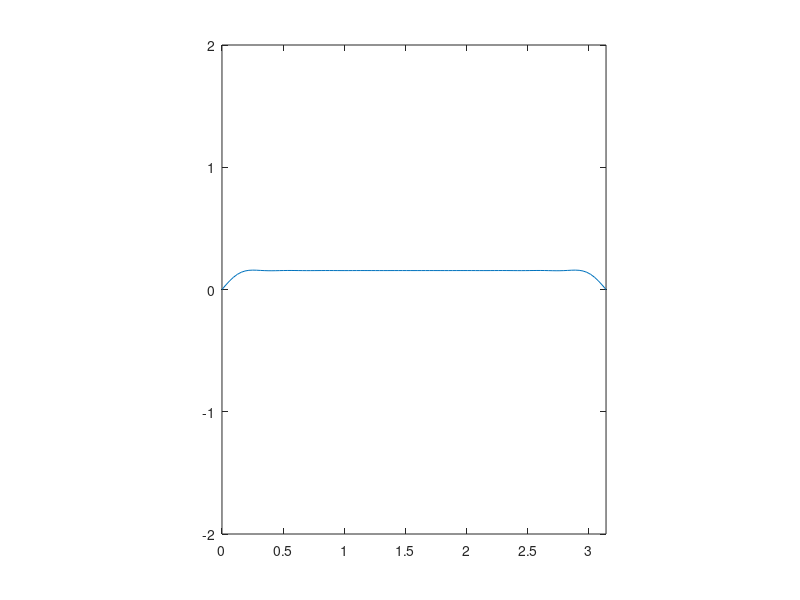

This figure's MATLAB source:
%% ME 3001 - Mechanical Engineering Analysis
%
% Tristan Hill - Modified from Dr. Han - summer 2014
%                Modified again        - spring 2015
%                Modified again to be wave eq   
%                Once again in Fall 2019 - TWH
%
% Solving Linear, 2nd order Partial Differential Equations
%   using Separation of Variables and the Fourier Series 
%
% Example: A plucked string , the wave equation
%% 

% symetric boundary condition 

clc
close all
clear variables

L=pi; %length of solid
n=100;%number of divisions
dx=L/n;%increment of x dimension,(m) 
x=0:dx:L;%x-coordinate

c=9; %wave speed

plotY=[]; %store T for ploting afterwards

prof_inc=1; %time between temp profiles

dt=.05;
tfinal=10;
time=0:dt:tfinal;

figure(1)
plot(x,zeros(1,length(x)),'p')
axis equal
axis([0 L -2 2])

for idx=1:length(time)   
    
    sum=0;
    
    for k=1:10
        sum=sum+((-1)^(k-1))/(2*k-1)^2*sin((2*k-1)*x)*cos(3*(2*k-1)*time(idx));
    end
    
    Y=sum*4/pi%*(pi/2)
     
    plot(x,Y)
    axis equal
    axis([0 L -2 2])
    
    pause(.1)

end
